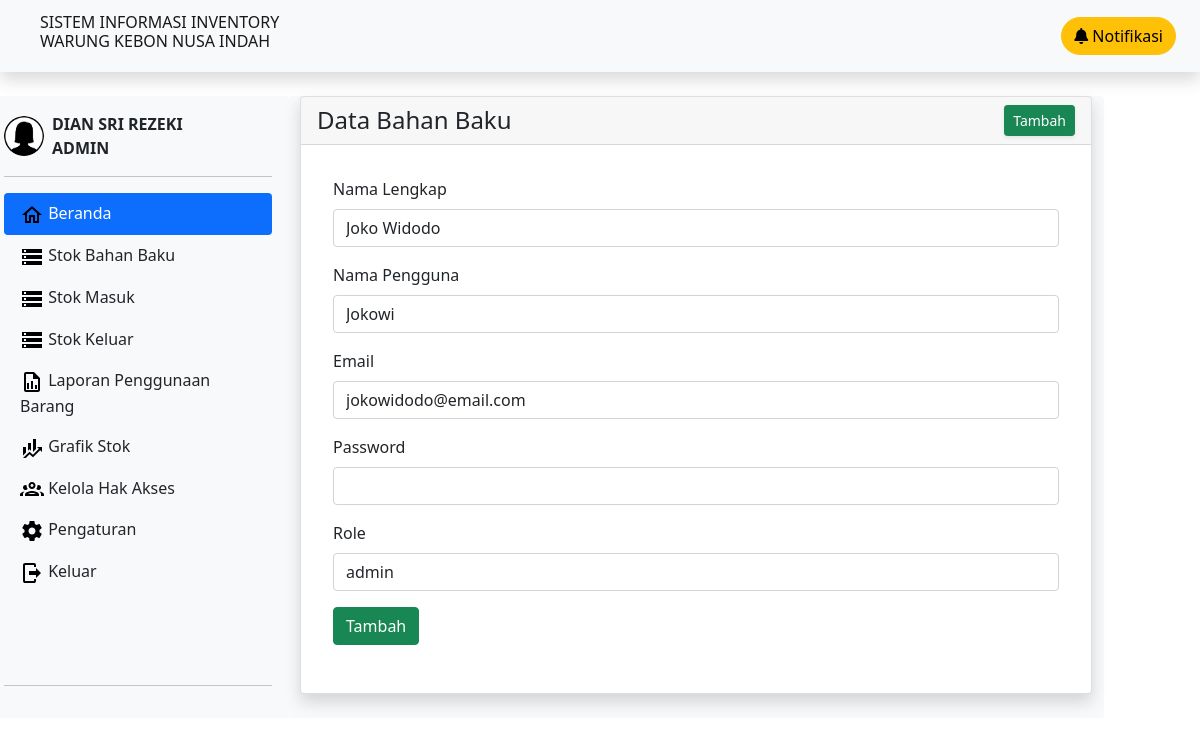
Page /ubah-user.php?id=1 on the committed database.
### tables this page shows
CREATE TABLE `users` (
  `id` int(11) NOT NULL,
  `nama_lengkap` varchar(50) NOT NULL,
  `nama_pengguna` varchar(50) NOT NULL,
  `password` varchar(50) NOT NULL,
  `email` varchar(50) NOT NULL,
  `role` varchar(50) NOT NULL
);

### ubah-user.php (the view, shortened to what this page needs)
<!DOCTYPE html>
<html lang="en">
<head>
    <link href="vendor/twbs/bootstrap/dist/css/bootstrap.css" rel="stylesheet">
    <link href="vendor/twbs/bootstrap/dist/css/all.css" rel="stylesheet">
    <link rel="stylesheet" href="https://cdn.datatables.net/1.11.5/css/dataTables.bootstrap4.min.css">
</head>
<body>
    <?php include 'navbar-sidebar.php';
    $id = $_GET['id'];
    $dataUsers = mysqli_query($conn, "SELECT * FROM users WHERE id = $id");
    $row = mysqli_fetch_array($dataUsers);
    ?>
    <div class="bg-light rounded col-8">
    <div class="card shadow mb-4">
      <div class="card-header">
          <div class="d-sm-flex align-items-center justify-content-between">
              <h4 class="m-0 font-weight-bold">Data Bahan Baku</h4>
              <a href="tambah-bahan-baku.php" class="d-none d-sm-inline-block btn btn-sm btn-success shadow-sm">
                  Tambah
              </a>
          </div>
      </div>
      <div class="card-body">
        <div class="table-responsive">
        <form action="" method="post" class="py-3 px-3">
          <div class="mb-3">
            <label for="nama-lengkap" class="form-label">Nama Lengkap</label>
            <input type="text" class="form-control" id="nama-lengkap" name="nama_lengkap" value="<?= $row['nama_lengkap']; ?>" required>
          </div>
          <div class="mb-3">
            <label for="nama-pengguna" class="form-label">Nama Pengguna</label>
            <input type="text" class="form-control" id="nama-pengguna" name="nama_pengguna" value="<?= $row['nama_pengguna']; ?>" required>
          </div>
          <div class="mb-3">
            <label for="email" class="form-label">Email</label>
            <input type="email" class="form-control" id="email" name="email" value="<?= $row['email']; ?>" required>
          </div>
          <div class="mb-3">
            <label for="password" class="form-label">Password</label>
            <input type="text" class="form-control" id="password" name="password" value="" required>
          </div>
          <div class="mb-3">
            <label for="role" class="form-label">Role</label>
            <input type="text" class="form-control" id="role" name="role" value="<?= $row['role']; ?>">
          </div>
          <div class="mb-3">
            <button type="submit" class="btn btn-success" name="tambah">Tambah</button>
          </div>
        </form>
        </div>
      </div>
    </div>
    </div>
    </div>
</body>
</html>

### rows in the picture
users: nama_lengkap "Joko Widodo", nama_pengguna "Jokowi", email "jokowidodo@email.com", role "admin"
